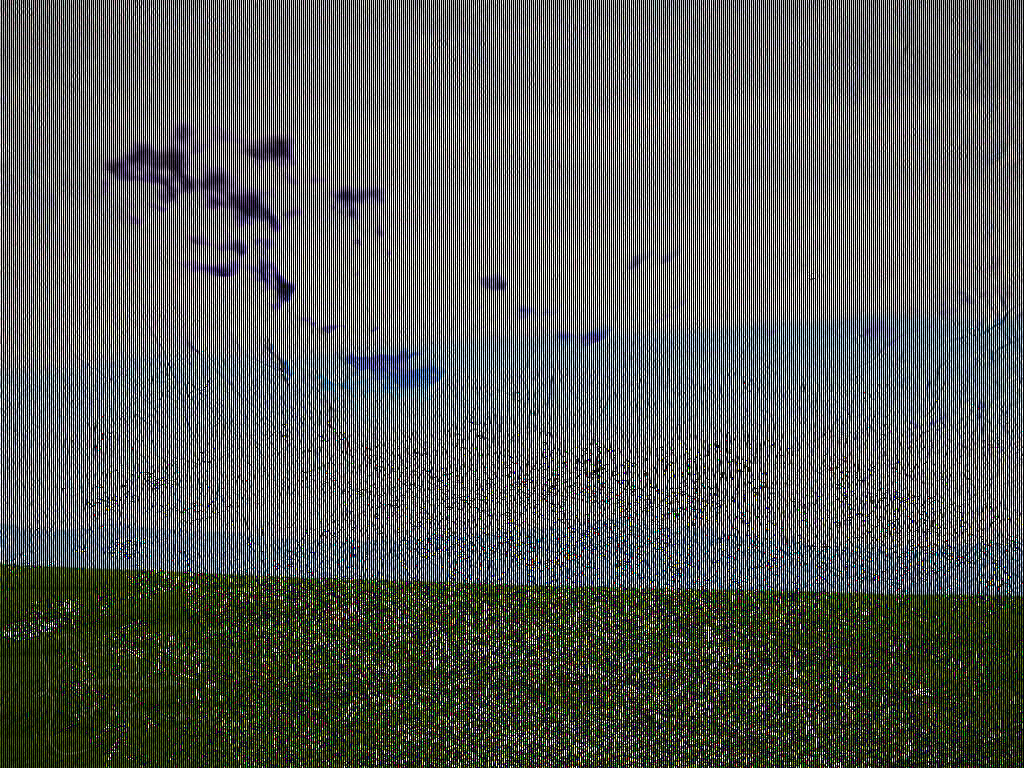
#> input picture decoded_image.png, 1024 x 768 px, given as the content of the folder ./test/cover/class1, which was not available
$ jupyter execute embedding.ipynb
#> lines starting #> are read from the running program, lines starting #| are printed output that depends on the picture; pictures that were not available may be replaced by others from this repository, and a replacement may not be noted
[cell 1]
import os
import numpy as np
import cv2
import pywt

"""
We use pywt to perform DWT-based steganography.
"""
def dwt_embed(cover_image_path, secret_image_path):
#> called with cover_image_path = './test/cover/class1/decoded_image.png', secret_image_path = './test/hidden/class1/decoded_image.png'
    cover_image = cv2.imread(cover_image_path, cv2.IMREAD_GRAYSCALE)
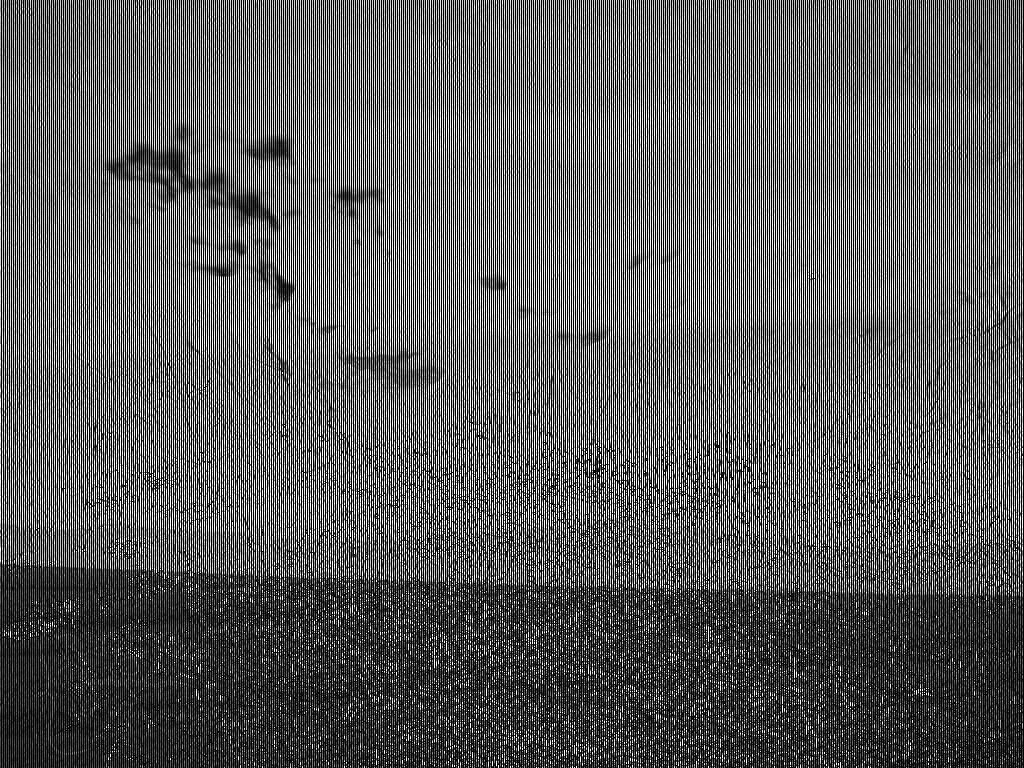
#> cover_image: shape (768, 1024); min 0, max 255, mean 92
    secret_image = cv2.imread(secret_image_path, cv2.IMREAD_GRAYSCALE)

    cover_coeffs = pywt.dwt2(cover_image, 'haar')
    secret_coeffs = pywt.dwt2(secret_image, 'haar')

    # embedding here
    stego_coeffs = (cover_coeffs[0] + secret_coeffs[0], cover_coeffs[1])

    stego_image = pywt.idwt2(stego_coeffs, 'haar').clip(0, 255).astype(np.uint8)
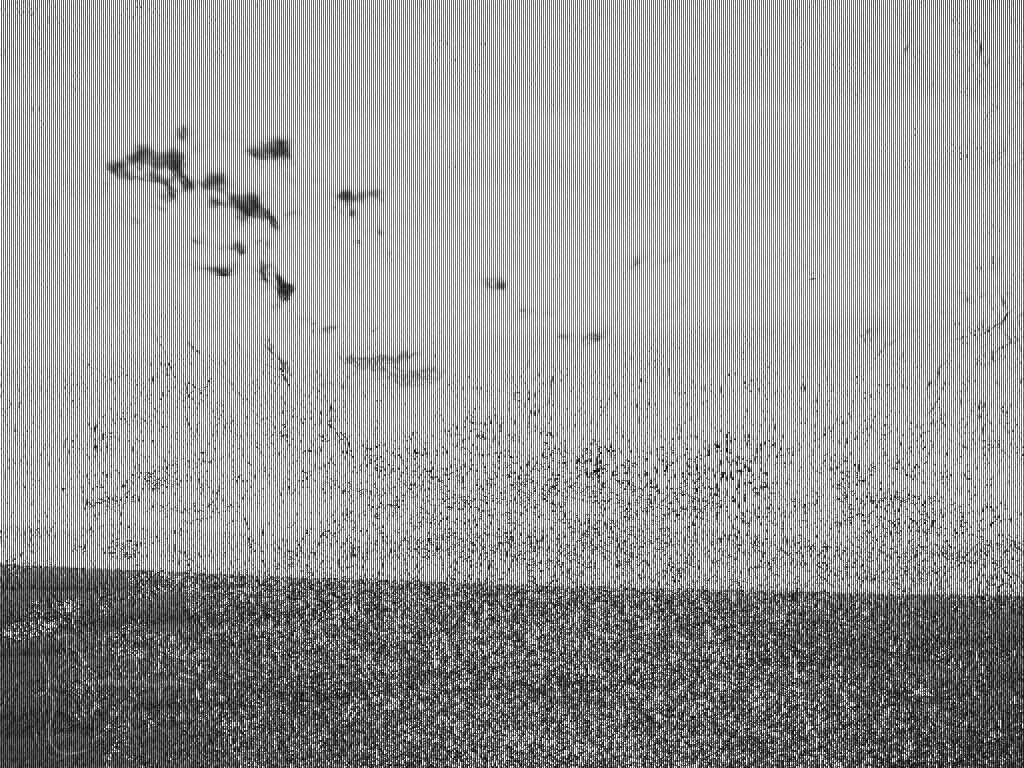
#> stego_image: shape (768, 1024); min 1, max 255, mean 156.9
    return stego_image

# Paths to the directories containing the cover and hidden images
cover_path = './test/cover/class1'
hidden_path = './test/hidden/class1'

# Path to the directory where the resulting stego images will be saved
stego_path = './test/stego/class1'

# Loop through all files in the cover directory
for i, cover_filename in enumerate(os.listdir(cover_path)):
    if cover_filename.endswith('.jpg') or cover_filename.endswith('.jpeg') or cover_filename.endswith('.png'):
        # Get the path to the cover image
        cover_image_path = os.path.join(cover_path, cover_filename)

        # Get the path to the corresponding secret image based on the index
        hidden_filename = os.listdir(hidden_path)[i]
        if hidden_filename.endswith('.jpg') or hidden_filename.endswith('.jpeg') or hidden_filename.endswith('.png'):
            hidden_image_path = os.path.join(hidden_path, hidden_filename)

            # Embed the secret image into the cover image
            stego_image = dwt_embed(cover_image_path, hidden_image_path)

            # Save the stego image into the stego directory with a new name
            stego_filename = f'{cover_filename.split(".")[0]}_{hidden_filename.split(".")[0]}.jpg'
            stego_image_path = os.path.join(stego_path, stego_filename)
            cv2.imwrite(stego_image_path, stego_image)

[cell 2]
import os
import cv2
import numpy as np
'''
The function helps to generate original stego files, and since the extraction is lossy, we need to make the lossy hidden images
as an input for our model.
'''
def PVD_embed(cover_image, secret_image):

    height, width = cover_image.shape
#> height = 768; width = 1024
    stego_img = np.zeros((height, width), dtype=np.uint8)

    for i in range(height):
        for j in range(width):
            # Use int to avoid unsafe float operations, but it will lead to loosy of data
            cover_pixel = int(cover_image[i, j])
            secret_pixel = int(secret_image[i, j])
            # Embed secret_pixel into cover_pixel using PVD
            stego_pixel = (cover_pixel & 0xFE) | (secret_pixel >> 7)
            stego_img[i, j] = stego_pixel

    return stego_img

def PVD_extract(stego_image):

    height, width = stego_image.shape
#> height = 768; width = 1024
    extracted_img = np.zeros((height, width), dtype=np.uint8)

    for i in range(height):
        for j in range(width):
            stego_pixel = int(stego_image[i, j])
            # Extract secret_pixel from stego_pixel using PVD
            secret_pixel = ((stego_pixel & 0x01) << 7)
            extracted_img[i, j] = secret_pixel
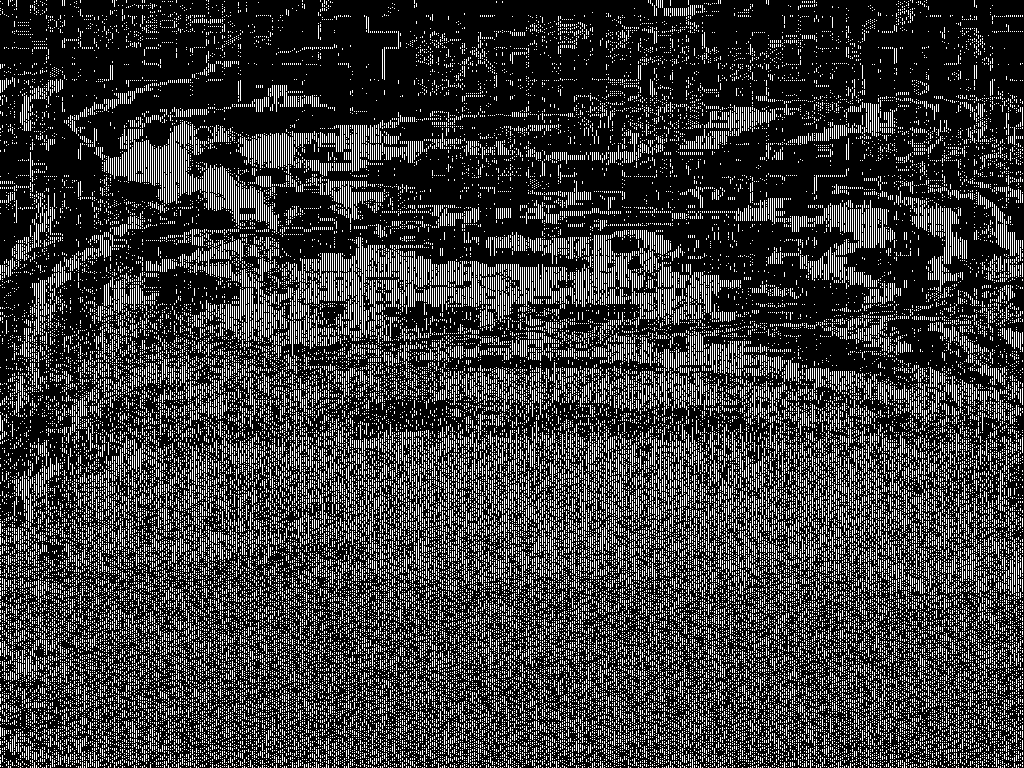
#> extracted_img: shape (768, 1024); values 0 (black) and 128 (white), 22% white in thin lines or dots

    return extracted_img
